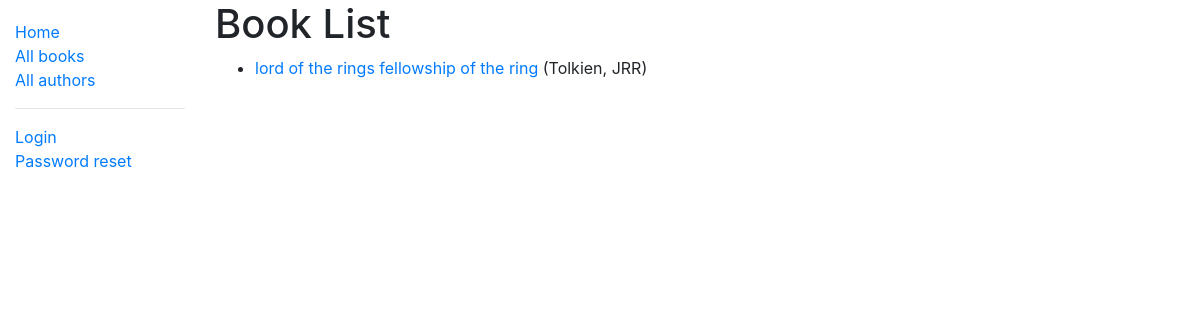
/catalog/books/, run on an earlier commit of the app's database.
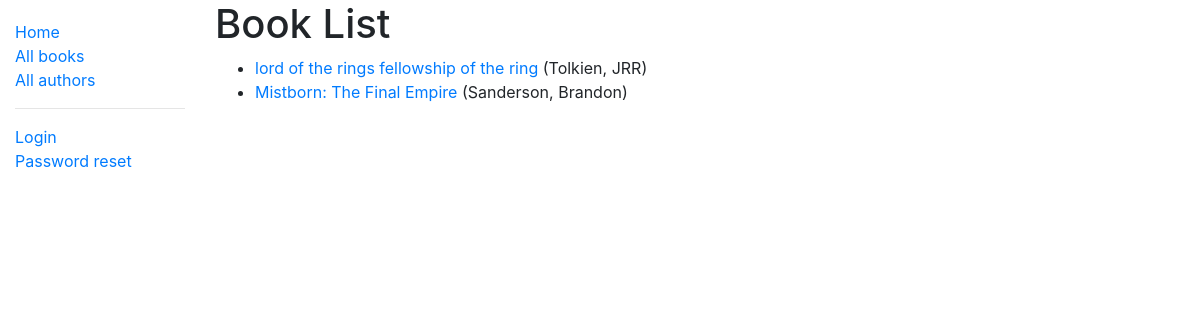
And on a later commit of the database.
### catalog/models.py (models this page shows, shortened)
class Book(models.Model):
    title = models.CharField(max_length=200)
    photo = models.ImageField(default='empty', upload_to='books/')
    author = models.ForeignKey('Author', on_delete=models.SET_NULL, null=True)
    summary = models.TextField(max_length=10000, help_text='Enter a brief description of the book')
    isbn = models.CharField('ISBN', max_length=13, unique=True, help_text='13 character')
    genre = models.ManyToManyField(Genre, help_text='Select a genre for this book')
    def get_absolute_url(self):
        return reverse('book-detail', args=[str(self.id)])
    def display_genre(self):
        return ', '.join(genre.name for genre in self.genre.all()[:3])
    display_genre.short_description = 'Genre'

class Author(models.Model):
    first_name = models.CharField(max_length=100)
    last_name = models.CharField(max_length=100)
    date_of_birth = models.DateField(null=True, blank=True)
    date_of_death = models.DateField('Died', null=True, blank=True)
    def __str__(self):
        return f'{self.last_name}, {self.first_name}'
    class Meta:
        ordering = ['last_name']

### catalog/views.py (the view)
# urls.py: path('books/', views.BookListView.as_view(), name='books'),
class BookListView(generic.ListView):
    model = Book
    paginate_by = 10

### catalog/templates/catalog/book_list.html (shortened to what this page needs)
{% extends "base_generic.html" %}
{% block content %}
  <h1>Book List</h1>
  {% if book_list %}
  <ul>
    {% for book in book_list %}
      <li>
        <a href="{{ book.get_absolute_url }}">{{ book.title }}</a> ({{book.author}}) {% if perms.catalog.can_mark_returned %}<a href="{% url 'book-update' book.pk %}">Update book </a>{% endif%}
      </li>
    {% endfor %}
  </ul>
  {% else %}
    <p>There are no books in the library.</p>
  {% endif %}
{% endblock %}

### catalog/templates/base_generic.html (shortened to what this page needs)
<!DOCTYPE html>
<html lang="en">
<head>
  <link rel="stylesheet" href="https://cdn.jsdelivr.net/npm/bootstrap@4.5.3/dist/css/bootstrap.min.css">
  {% load static %}
  <link rel="stylesheet" href="{% static 'css/styles.css' %}">
</head>
<body>
  <div class="container-fluid">
    <div class="row">
      <div class="col-sm-2">
      {% block sidebar %}
        <ul class="sidebar-nav">
          <li><a href="{% url 'index' %}">Home</a></li>
          <li><a href="{% url 'books' %}">All books</a></li>
          <li><a href="{% url 'authors' %}">All authors</a></li>
	  <hr>
	  {% if user.is_authenticated %}
	  <li>User: {{user.get_username }}</li>
	  <li><a href="{% url 'logout' %}?next={{request.path}}">Logout</a></li>
	   <li><a href="{% url 'my-borrowed' %}">My Borrowed</a></li>
	  {% else %}
	  <li><a href="{% url 'login' %}?next={{request.path}}">Login</a></li>
	  <li><a href="{% url 'password_reset' %}">Password reset</a></li>
	  {% endif %}
	</ul>
	{% endblock %}
      </div>
      <div class="col-sm-10 ">{% block content %}{% endblock %}
</div>
    </div>
  </div>
</body>
</html>

### catalog/static/css/styles.css (style rules this page uses)
.sidebar-nav { margin-top: 20px; padding: 0; list-style: none; }

What changed in the data, as far as the page shows it:
added Book: title "Mistborn: The Final Empire", author "Sanderson, Brandon"
